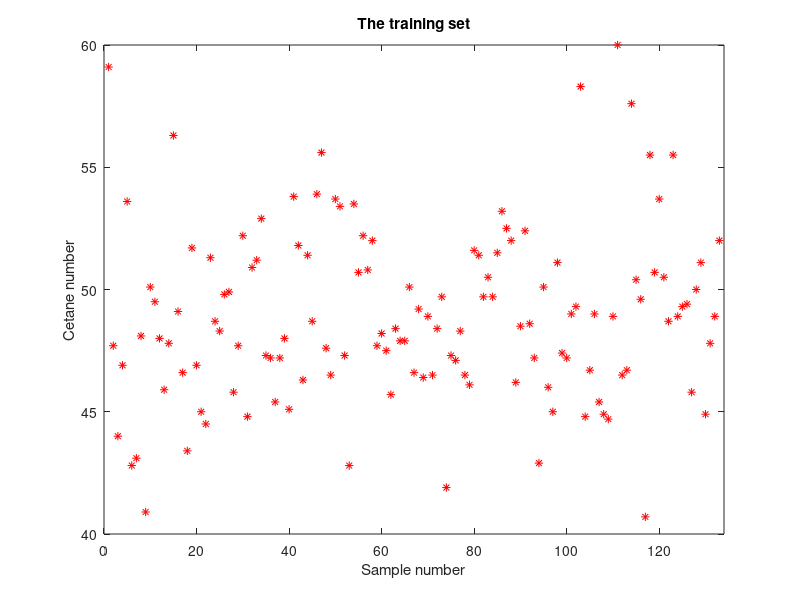

This chart was generated by the following MATLAB code: (Note: this script raises an error after producing the figure.)
%%%%%%%%%%%%%%%%%%%%
% Learning systems %
% vt 2019          %
%%%%%%%%%%%%%%%%%%%%

clear all
close all


%% To import the data sets
load('cnDieselTrain.mat')

% To form the training matrix
TotalTrain = cnTrainX';
TotalTrain(:,402) = cnTrainY';

% To look at the data sets
Min_value_cnTestX = min(min(cnTestX));
Max_value_cnTestX = max(max(cnTestX));
Min_value_cnTrainY = min(cnTrainY);
Max_value_cnTrainY = max(cnTrainY);
Mean_value_cnTrainY = mean(cnTrainY);

% To plot the cetane numbers of the training set
figure;
plot(cnTrainY, 'r*')
title('The training set')
xlabel('Sample number')
ylabel('Cetane number')
xlim([0 134])


%% The PCA part
% To train the model from regression learner app
[trainedModel, validationMSE, validationRMSE] = regressionLearnerAppModel(TotalTrain);

% To print the validation results
%Validation_MSE = validationMSE
%Validation_RMSE = validationRMSE

% To predict the cetane numbers for cnTestX using regression learner app
cnTestYPCA1 = trainedModel.predictFcn(cnTestX');

% Manual model
% PCA
[coeff,score,latent,tsquared,explained] = pca(cnTrainX');
First_ten_principal_components = explained(1:10)';
cnTrainXPCA = cnTrainX'*coeff;

% To plot the first principal component and the cetane number
figure;
plot(score(:,1), cnTrainY', 'b*')
title('PCA')
xlabel('First principal component')
ylabel('Cetane number')

% To plot validation and training errors of PCA model
for mm = 1:30
    % To perform cross-validation, and return average MSE across folds
    fcn = @(Xtr, Ytr, Xte) predict(fitlm(Xtr,Ytr), Xte);
    PCAValidationMSE(mm) = crossval('mse', cnTrainXPCA(:,1:mm), cnTrainY','Predfun',fcn, 'kfold',5);
    % To get training errors
    mdl = fitlm(cnTrainXPCA(:,1:mm),cnTrainY');
    cnTrainPCATest = predict(mdl,cnTrainXPCA(:,1:mm));
    PCATrainMSE(mm) = (sum((cnTrainY'-cnTrainPCATest).^2))/133; 
end
figure;
plot(1:mm,PCAValidationMSE, 'ro-');
hold on;
plot(1:mm,PCATrainMSE, 'bo-');
title('Linear regression model using PCA')
legend('Validation MSE','Training MSE')
xlabel('Number of PCA-components')
ylim([0 15])
hold off;

% To train the manual model
mdl = fitlm(cnTrainXPCA(:,1:3),cnTrainY');
figure;
plotResiduals(mdl)

% To plot true and predicted response
cnTrainXPCA = cnTrainX'*coeff;
cnTrainYPCA = predict(mdl,cnTrainXPCA(:,1:3));
figure;
plot(cnTrainY',cnTrainYPCA,'r*')
title('Linear regression model using PCA')
xlabel('True response');
ylabel('Predicted response');
axis([40 60 40 60])

% To plot residues
PCAresid = (cnTrainY'-cnTrainYPCA);
figure;
stem(cnTrainY, PCAresid)
title('Linear regression model using PCA')
xlabel('True response');
ylabel('Residual');
figure;
hist(PCAresid)
title('Linear regression model using PCA')
xlabel('Histogram of residuals');

% To predict the cetane numbers of cnTestX
cnTestXPCA = cnTestX'*coeff;
cnTestYPCA2 = predict(mdl,cnTestXPCA(:,1:3));

% To plot the predictions
figure;
plot(cnTestYPCA1, 'r*')
hold on;
plot(cnTestYPCA2, 'bo')
title('Linear regression model using PCA')
legend('PCA app','PCA manual','Location','north')
xlabel('Sample number')
ylabel('Cetane number')
xlim([0 113])
hold off;

% To print information about the data sets and the predictions
Min_value_cnTrainY = min(cnTrainY);
Max_value_cnTrainY = max(cnTrainY);
Mean_value_cnTrainY = mean(cnTrainY);
Min_value_cnTestY = min(cnTestYPCA1);
Max_value_cnTestY = max(cnTestYPCA1);
Mean_value_cnTestY = mean(cnTestYPCA1);


%% The PLS part
% To do the PLS regression
[XL,yl,XS,YS,beta,PCTVAR,MSE,stats] = plsregress(cnTrainX',cnTrainY', 5, 'cv', 5);

% To test the trained model model
cnTrainYPLS = [ones(size(cnTrainX',1),1), cnTrainX']*beta;

% To plot true and predicted response
figure;
plot(cnTrainY',cnTrainYPLS,'r*')
title('Partial least squares linear model')
xlabel('True response');
ylabel('Predicted response');
axis([40 60 40 60])

% To estimate the generalization error
TSS = sum((cnTrainY'-mean(cnTrainY')).^2);
RSS = sum((cnTrainY'-cnTrainYPLS).^2);
Rsquared = 1 - RSS/TSS;
newmse = (sum((cnTrainY'-cnTrainYPLS).^2))/133;
PLSresid = (cnTrainY'-cnTrainYPLS);

% To plot residues
figure;
stem(cnTrainY, PLSresid)
title('Partial least squares linear model')
xlabel('True response');
ylabel('Residual');
figure;
hist(PLSresid)
title('Partial least squares linear model')
xlabel('Histogram of residuals');

% To predict the cetane numbers of cnTestX
cnTestYPLS1 = [ones(size(cnTestX',1),1), cnTestX']*beta;

% To plot predictions from linear model with PCA and PLS
figure;
plot(cnTestYPCA1, 'r*')
hold on;
plot(cnTestYPCA2, 'bo')
plot(cnTestYPLS1, 'kx')
legend('PCA app','PCA manual','PLS','Location','north')
xlabel('Sample number')
ylabel('Cetane number')
xlim([0 113])
hold off;

% To plot validation and training errors of PLS model
for nn = 1:31
    [XL,yl,XS,YS,beta,PCTVAR,PLSValidationMSE,stats] = plsregress(cnTrainX',cnTrainY', nn, 'cv', 5);
    cnTrainSeries = [ones(size(cnTrainX',1),1), cnTrainX']*beta;
    PLSTrainMSE(nn) = (sum((cnTrainY'-cnTrainSeries).^2))/133;
end
nn = nn-1;
figure;
plot(1:nn,PLSValidationMSE(2,2:nn+1), 'ro-');
hold on;
plot(1:nn,PLSTrainMSE(1:nn), 'bo-');
title('Partial least squares linear model')
legend('Validation MSE','Training MSE')
xlabel('Number of PLS-components')
ylim([0 15])
hold off;

% Test
%{
[XL,yl,XS,YS,beta,PCTVAR,MSE,stats] = plsregress(cnTrainX',cnTrainY', 30, 'cv', 5);
figure;
plot(1:30,cumsum(100*PCTVAR(2,:)),'-bo');
title('Partial least squares linear model')
xlabel('Number of PLS components');
ylabel('Percent Variance Explained in y');
%}

%% The MLP part
% PCA
[coeff,score,latent,tsquared,explained] = pca(cnTrainX');
cnTrainXPCA = cnTrainX'*coeff;

% To test different numner of units and PCA-components
for jj = 1:20 % Units
    for kk = 1:10 % PCA-components
        [testmlp,tr] = train(feedforwardnet(jj),cnTrainXPCA(:,1:kk)',cnTrainY);
        cnTrainYMLP = testmlp(cnTrainXPCA(:,1:kk)');
        MLPValidationMSE(jj, kk)= tr.best_vperf;
    end
end

% To plot
figure;
surf(MLPValidationMSE)
title('MLP')
xlabel('Number of PCA-components')
ylabel('Number of units in the hidden layer')
zlabel('Validation MSE')

% Units and components to use
[M,I] = min(MLPValidationMSE(:));
[Units, Components] = ind2sub(size(MLPValidationMSE),I);
TestMLPMSE = M;
TestMPLRMSE = sqrt(M);

% To train the net
[mlp,tr] = train(feedforwardnet(10),cnTrainXPCA(:,1:5)',cnTrainY);
cnTrainYMLP = mlp(cnTrainXPCA(:,1:5)');
MLPMSE = tr.best_vperf;
MLPRMSE = sqrt(tr.best_vperf);

% To plot true and predicted response
figure;
plot(cnTrainY',cnTrainYMLP,'r*')
title('MLP')
xlabel('True response');
ylabel('Predicted response');
axis([40 60 40 60])

% To plot residues
MLPresid = (cnTrainY - cnTrainYMLP);
figure;
stem(cnTrainY, MLPresid)
title('MLP')
xlabel('True response');
ylabel('Residual');
figure;
hist(MLPresid)
title('MLP')
xlabel('Histogram of residuals');

% To predict
cnTestXPCA = cnTestX'*coeff;
cnTestYMLP1 = mlp(cnTestXPCA(:,1:5)');

% To plot predictions from linear model with PCA, PLS and MLP
figure;
plot(cnTestYPCA1, 'r*')
hold on;
plot(cnTestYPCA2, 'bo')
plot(cnTestYPLS1, 'kx')
plot(cnTestYMLP1, 'g+')
legend('PCA app','PCA manual','PLS','MLP','Location','north')
xlabel('Sample number')
ylabel('Cetane number')
xlim([0 113])
hold off;

